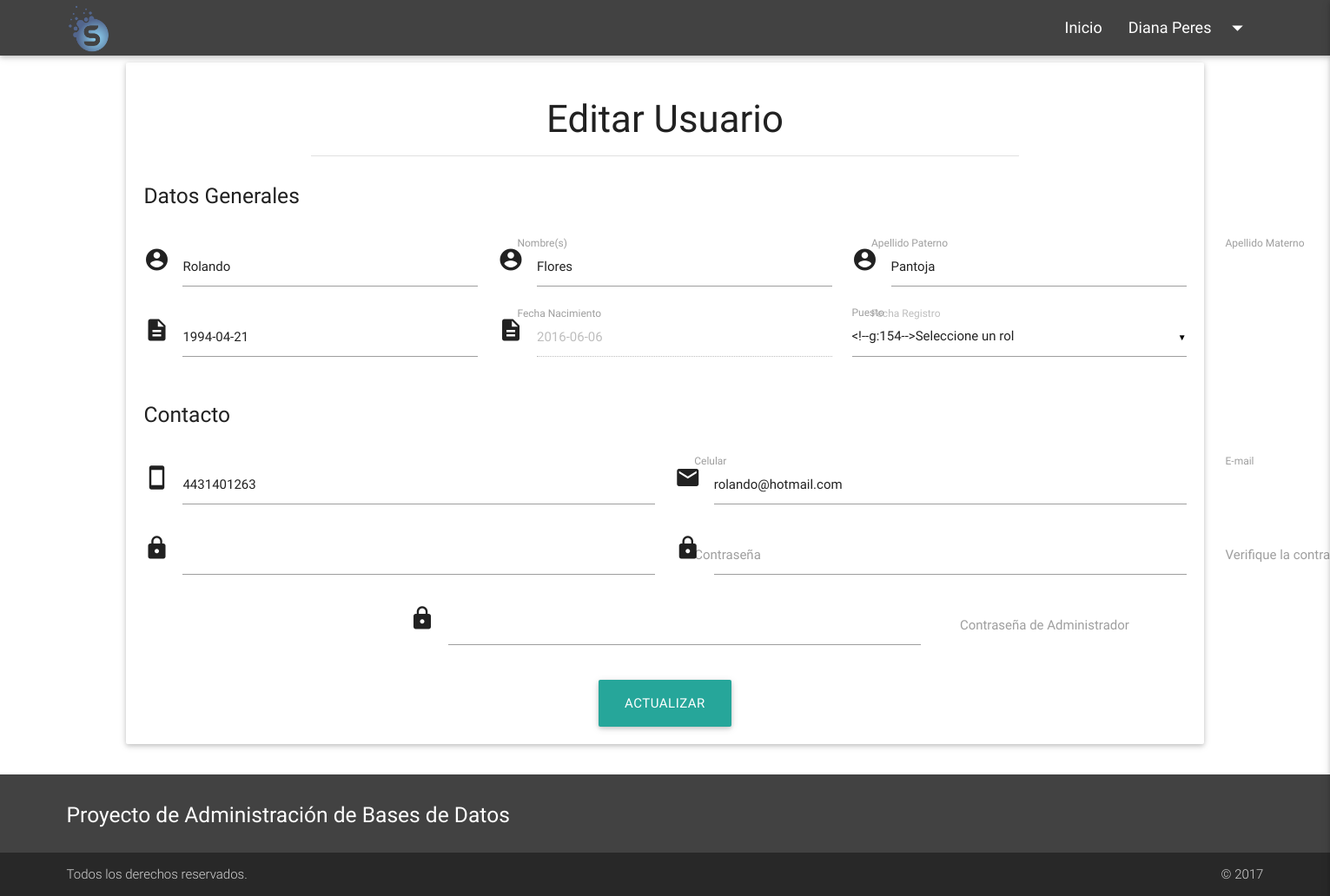
/admin/editar_usuario.php?id=10 (signed in), run on the app's committed database.
### tables this page shows
CREATE TABLE `empleado` (
  `ID_Empleado` int(5) NOT NULL,
  `Nombre_Empleado` varchar(20) NOT NULL,
  `Ap_Paterno` varchar(20) NOT NULL,
  `Ap_Materno` varchar(20) NOT NULL,
  `Fecha_Nac` date NOT NULL,
  `Fecha_Ingr` date NOT NULL,
  `Puesto` varchar(20) NOT NULL,
  `contrasena` varchar(50) NOT NULL,
  `Telefono` varchar(10) NOT NULL,
  `Email` varchar(60) NOT NULL
);

### admin/editar_usuario.php (the view, shortened to what this page needs)
  <?php
  include 'conexion/datos.php';
  $id_empleado=$_GET['id'];
  $con = mysqli_connect($host, $user, $pass, $db) or die ('No se pudo conectar: '.mysqli_error());
  $res = mysqli_query($con, "SELECT Nombre_Empleado, Ap_Paterno, Ap_Materno, Fecha_Nac, Fecha_Ingr, Puesto, Telefono, Email FROM empleado WHERE ID_Empleado = '".$id_empleado."'");
  $aux = mysqli_fetch_array($res);
  $nombre=$aux['Nombre_Empleado'];
$apellido_paterno=$aux['Ap_Paterno'];
$apellido_materno=$aux['Ap_Materno'];
$fecha=$aux['Fecha_Nac'];
$fecha_ing=$aux['Fecha_Ingr'];
$celular=$aux['Telefono'];
$email=$aux['Email'];
  ?>
  <?php include('head.php') ?>
  <body>
  	<?php include('nav.php') ?>
  	<div class="container" style="min-height: 76.5vh;">
  		<form class="col s12" id="form1" action="conexion/usuario_editar.php" method="post" enctype="application/x-www-form-urlencoded" name="login_form">
  			<div class="container">
          <div class="card-panel">
            <div class="center-align">
              <h3>Editar Usuario</h3>
            </div>
            <div class="row">
              <div class="col s8 col-center divider"></div>
            </div>
            <div class="row left-align">
              <div class="col l12">
                <h5>Datos Generales</h5>
              </div>
            </div>
            <div class="row">
              <div class="col l4">
                <div class="input-field">
                  <i class="material-icons prefix">account_circle</i>
                  <input id="nombre" type="text" class="validate" name="nombre" value="<?php echo $nombre; ?>" required>
                  <label for="nombre"> Nombre(s)</label>
                </div>
              </div>
              <div class="col l4">
                <div class="input-field">
                  <i class="material-icons prefix">account_circle</i>
                  <input id="apellido_paterno" type="text" class="validate" name="apellido_paterno" value="<?php echo $apellido_paterno; ?>" required>
                  <label for="apellido_paterno"> Apellido Paterno</label>
                </div>
              </div>
              <div class="col l4">
                <div class="input-field">
                  <i class="material-icons prefix">account_circle</i>
                  <input id="apellido_materno" type="text" class="validate" name="apellido_materno" value="<?php echo $apellido_materno; ?>" required>
                  <label for="apellido_materno"> Apellido Materno</label>
                </div>
              </div>
              <div class="col l4">
                <div class="input-field">
                  <i class="material-icons prefix">description</i>
                  <input id="fecha" type="text" class="validate" name="fecha" value="<?php echo $fecha; ?>" required>
                  <label for="fecha"> Fecha Nacimiento</label>
                </div>
              </div>
              <div class="col l4">
                <div class="input-field">
                  <i class="material-icons prefix">description</i>
                  <input id="fecha_ing" type="text" class="validate" name="fecha_ing" value="<?php echo $fecha_ing; ?>" disabled>
                  <label for="fecha_ing"> Fecha Registro</label>
                </div>
              </div>
                <div class="input-field col l4">
                  <label>Puesto</label>
                </div>
            </div>
            <div class="row left-align">
              <div class="col l12">
                <h5>Contacto</h5>
              </div>
            </div>
            <div class="row">
              <div class="col l6">
                <div class="input-field">
                  <i class="material-icons prefix">stay_primary_portrait</i>
                  <input id="celular" type="number" class="validate" name="celular"  value="<?php echo $celular; ?>" required>
                  <label for="celular"> Celular </label>
                </div>
              </div>
              <div class="col l6">
                <div class="input-field">
                  <i class="material-icons prefix">email</i>
                  <input id="email" type="email" class="validate" name="email"  value="<?php echo $email; ?>" required>
                  <label for="email"> E-mail </label>
                </div>
              </div>
              <div class="col l6">
                <div class="input-field">
                  <i class="material-icons prefix">lock</i>
                  <input id="password" type="password" class="validate" name="password" required>
                  <label for="password"> Contraseña </label>
                </div>
              </div>
              <div class="col l6">
                <div class="input-field">
                  <i class="material-icons prefix">lock</i>
                  <input id="password_confirmation" type="password" class="validate" name="password_confirmation" required>
                  <label for="password_confirmation"> Verifique la contraseña </label>
                </div>
              </div>
                            <div class="col l6 offset-l3">
                <div class="input-field">
                  <i class="material-icons prefix">lock</i>
                  <input id="password_admin" type="password" class="validate" name="password_admin" required>
                  <label for="password_admin"> Contraseña de Administrador </label>
                </div>
              </div>
            </div>
            <div class="input-field center-align">
              <button type="submit" class="btn btn-large btn-block btn-block-large waves-effect waves-light">Actualizar</button>
            </div>
          </div>
        </div>
      </form>
    </div>
    <?php include('footer.php') ?>
</body>
</html>

### css/styles.css (style rules this page uses)
body { display: flex; min-height: 100vh; flex-direction: column; }
.btn-block { padding: 0; }
.col-center { float: none!important; margin-right: auto!important; margin-left: auto!important; }
.container { max-width: none; width: 90%; }
.btn { text-decoration: none; color: #FFF; background-color: #26a69a; text-align: center; letter-spacing: .5px; -webkit-transition: .2s ease-out; -moz-transition: .2s ease-out; -o-transition: .2s ease-out; -ms-transition: .2s ease-out; transition: .2s ease-out; cursor: pointer; }
.btn, .btn-flat { display: inline-block; padding: 0 2rem; -webkit-border-radius: 2px; -moz-border-radius: 2px; border-radius: 2px; background-clip: padding-box; line-height: 36px; text-transform: uppercase; border: 0; outline: 0; -webkit-tap-highlight-color: transparent; }
.container .row { margin-left: -0.75rem; margin-right: -0.75rem; }
.row .col { -webkit-transition: all .3s; -moz-transition: all .3s; -o-transition: all .3s; -ms-transition: all .3s; transition: all .3s; float: left; -webkit-box-sizing: border-box; -moz-box-sizing: border-box; box-sizing: border-box; padding: 0 .75rem; }
h5 { font-size: 1rem; }
@media all and (min-width: 700px) { h5 { font-size: 1.64rem; } }

### data on the page
empleado: nombre "Rolando", apellido_paterno "Flores", apellido_materno "Pantoja", fecha "1994-04-21", fecha_ing "2016-06-06", celular "4431401263", email "rolando@hotmail.com"

### other printed values
$_SESSION["nombre"] "Diana"
$_SESSION["paterno"] "Peres"
